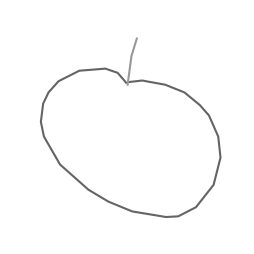
#> input picture doodleDataset/apple/4591981034471424.png, 254 x 254 px
$ python datasetToCsv.py
#> lines starting #> are read from the running program, lines starting #| are printed output that depends on the picture
import os
import numpy as np
import pandas as pd
from PIL import Image, ImageChops
import random
import constants as con

MAX_ROTATION = 15
MAX_SHIFT = 5

# --- Augment image copies ---
def augment_image(img):
    # Random rotation
    angle = random.uniform(-MAX_ROTATION, MAX_ROTATION)
    # Fill corners with white, 255 (Has to be changed if images have black background)
    img = img.rotate(angle, fillcolor=255)

    # Random translation
    dx = random.randint(-MAX_SHIFT, MAX_SHIFT)
    dy = random.randint(-MAX_SHIFT, MAX_SHIFT)
    img = ImageChops.offset(img, dx, dy)

    # Convert to numpy for noise
    arr = np.array(img).astype(np.float32)

    # Add Gaussian noise
    noise_std = random.uniform(0.01, 0.03)
    noise = np.random.normal(0, noise_std * 255, arr.shape)
    arr += noise

    # Clip back to valid range
    arr = np.clip(arr, 0, 255).astype(np.uint8)

    return Image.fromarray(arr)


# --- Flatten Image ---
def image_to_row(img, label):
    img = img.resize(con.IMAGE_SIZE)
    # Normalize pixel values
    pixels = np.array(img) / 255.0
    return [label] + pixels.flatten().tolist()


# --- Update constants.py with new classes ---
def update_constants_with_classes(selected_classes):
    const_file = con.FILE_PATH_DIR + "constants.py"

    with open(const_file, "r") as f:
        lines = f.readlines()

    # Replace the constants.py file with the new version that contains updated class names
    lines = [line for line in lines if not line.strip().startswith("CLASS_NAMES")]
    lines.append(f'CLASS_NAMES = {selected_classes}\n')

    with open(const_file, "w") as f:
        f.writelines(lines)


# --- Main ---
def main():
    # Get list of all classes (Image Types)
    all_classes = [
        d for d in os.listdir(con.DATASET_DIR)
        if os.path.isdir(os.path.join(con.DATASET_DIR, d))
    ]

    # Randomly select NUM_ITEMS number of classes from total
    selected_classes = random.sample(
        all_classes, min(con.NUM_ITEMS, len(all_classes))
    )
    # Change class name to int value
    # Stored later so that int value can be converted back to class name
    class_to_idx = {c: i for i, c in enumerate(selected_classes)}

    rows = []

    for label in selected_classes:
        label_dir = os.path.join(con.DATASET_DIR, label)
        encoded_label = class_to_idx[label]

        # Find all img files
        filenames = [
            f for f in os.listdir(label_dir)
            if f.lower().endswith((".jpg", ".jpeg", ".png"))
        ]

        # Take IMAGES_PER_ITEM number of images randomly from list of images
        filenames = random.sample(
            filenames, min(con.IMAGES_PER_ITEM, len(filenames))
        )


        for filename in filenames:
            path = os.path.join(label_dir, filename)

            # Convert to greyscale
            img = Image.open(path).convert("L")
#> img is the input picture: PIL image 254x254 L; min 100, max 255, mean 252.2

            # Add original copy
            rows.append(image_to_row(img, encoded_label))
#> in image_to_row, `img = img.resize(con.IMAGE_SIZE)`:
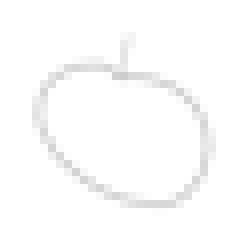
#> img: PIL image 30x30 L (shown 8 times larger); min 205, max 255, mean 252

            # Add AUGMENT_COPIES number of augmented copies
            for _ in range(con.AUGMENT_COPIES):
                aug_img = augment_image(img)
                rows.append(image_to_row(aug_img, encoded_label))
#> this loop made 2 passes
#> pass 1, in augment_image, `img = img.rotate(angle, fillcolor=255)`:
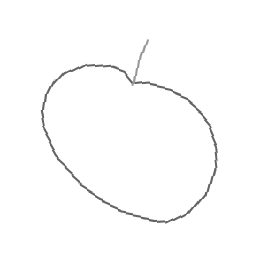
#> img: PIL image 254x254 L; min 100, max 255, mean 252.3
#> pass 1, in augment_image, `img = ImageChops.offset(img, dx, dy)`:
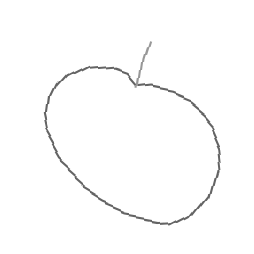
#> img: PIL image 254x254 L; min 100, max 255, mean 252.3
#> pass 1, in augment_image, `arr += noise`:
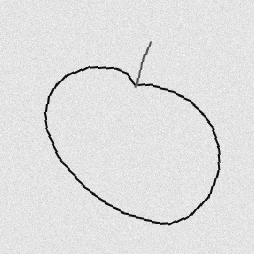
#> arr: shape (254, 254) float32; min 88.01, max 274.6, mean 252.2; drawn with min black and max white
#> after the loop:
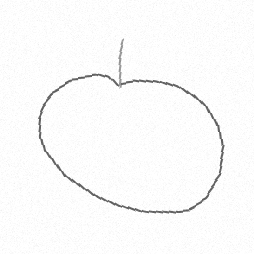
#> aug_img: PIL image 254x254 L; min 86, max 255, mean 250.3
#> after the loop, rows = 3 items
#> pass 2 of the loop in main, `for label in selected_classes:`:
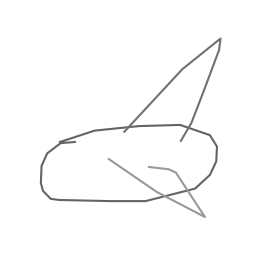
#> input picture doodleDataset/airplane/4504463744172032.png, 254 x 254 px
#> in main, img is the input picture: PIL image 254x254 L; min 100, max 255, mean 251
#> the loop in main, `for _ in range(con.AUGMENT_COPIES):` made 2 passes
#> pass 1, in augment_image (call 3), `arr += noise`:
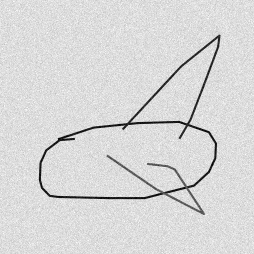
#> arr: shape (254, 254) float32; min 83.3, max 280.9, mean 251.1; drawn with min black and max white
#> after the loop in main, `for _ in range(con.AUGMENT_COPIES):`:
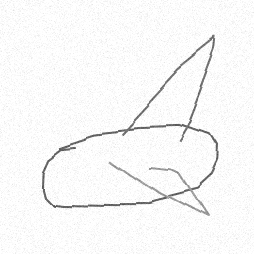
#> aug_img: PIL image 254x254 L; min 77, max 255, mean 247.8
#> after the loop in main, `for _ in range(con.AUGMENT_COPIES):`: rows = 6 items

    # Column Headers
    columns = ["label"] + [f"pixel{i}" for i in range(con.NUM_PIXELS)]
    df = pd.DataFrame(rows, columns=columns)
#> df = table of 6 rows and 901 columns
    # Save array to CSV
    df.to_csv(con.CSV_FILE, index=False)

    print(f"Saved {len(df)} samples to {con.CSV_FILE}")
#| Saved 6 samples to doodle_pixels.csv

    update_constants_with_classes(selected_classes)
    print(f"Updated CLASS_NAMES: {selected_classes}")


if __name__ == "__main__":
#> (the run stopped early here; a loop or call above may not have finished)
